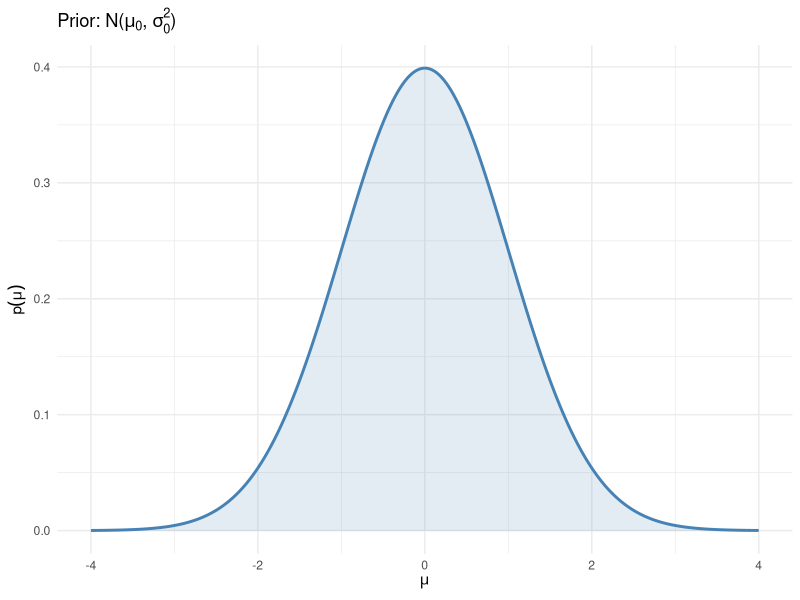
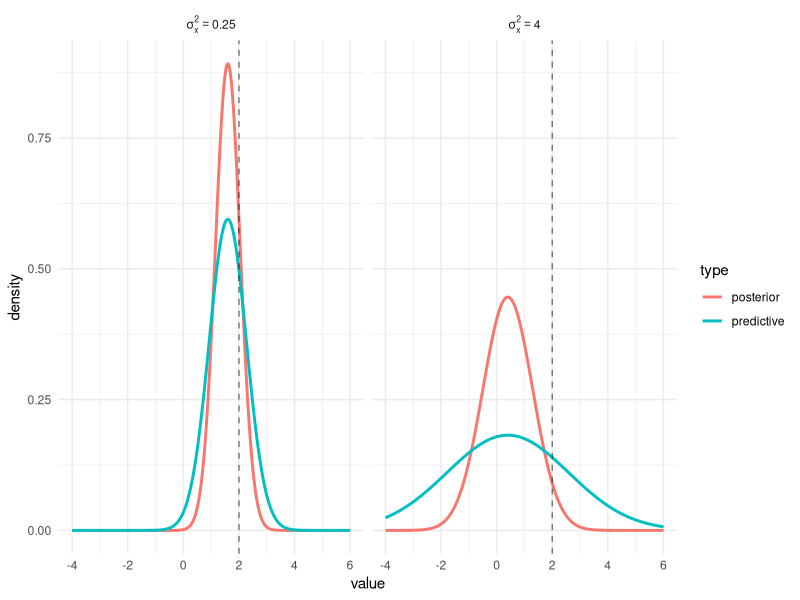
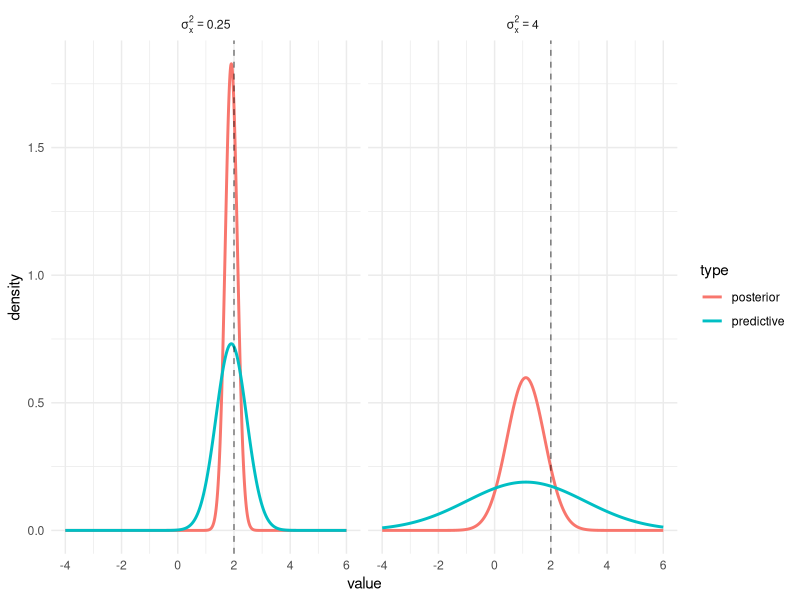
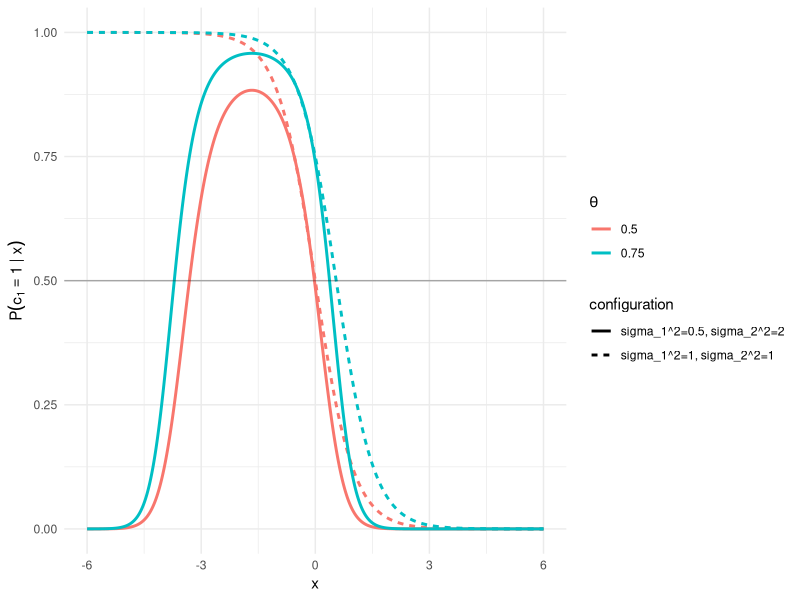
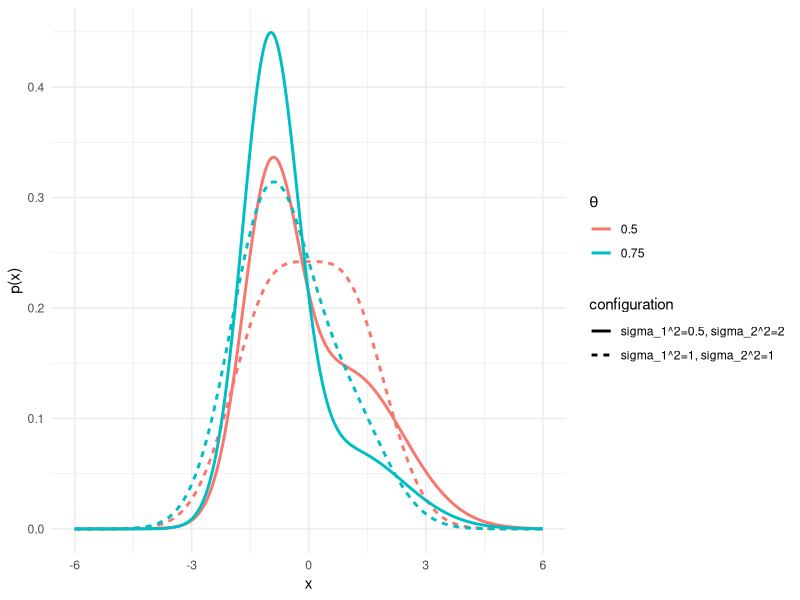
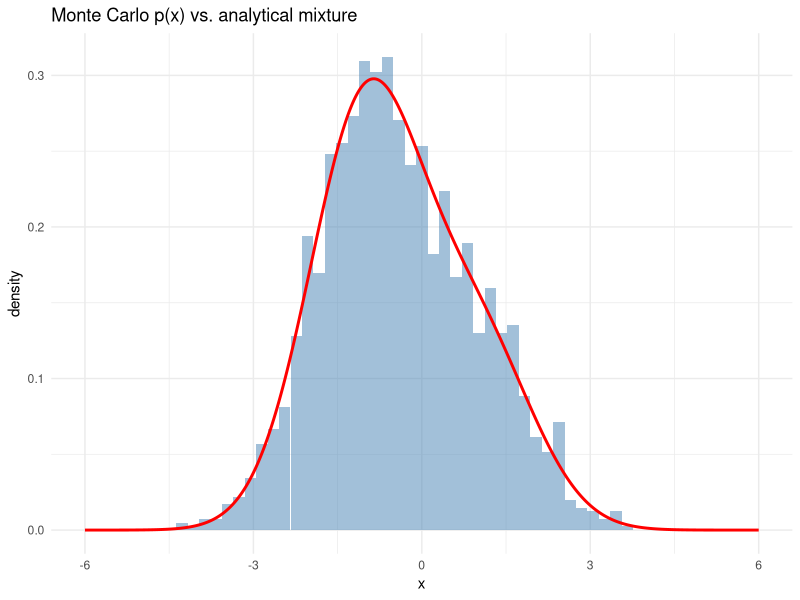

These figures' R source, in order:
## ---- chunk 1
knitr::opts_chunk$set(echo = TRUE)
## ---- chunk 2
library(ggplot2)
library(dplyr)
library(tidyr)
## ---- chunk 3
# SOLUTION
mu_0 <- 0
sigma_0_squared <- 1
mu_range <- seq(-4, 4, length.out = 1000)

prior_df <- data.frame(
  mu = mu_range,
  density = dnorm(mu_range, mu_0, sqrt(sigma_0_squared))
)

ggplot(prior_df, aes(x = mu, y = density)) +
  geom_line(color = "steelblue", linewidth = 1) +
  geom_area(fill = "steelblue", alpha = 0.15) +
  labs(x = expression(mu), y = expression(p(mu)),
       title = expression(paste("Prior: N(", mu[0], ", ", sigma[0]^2, ")"))) +
  theme_minimal()
## ---- chunk 4
# SOLUTION
# Conjugate Gaussian-Gaussian update.
# Returns a list with components post_mean, post_var, pred_var.
conjugate_update <- function(mu_0, sigma_0_squared, sigma_x_squared, data) {
  N <- length(data)
  sum_x <- sum(data)

  posterior_precision <- 1 / sigma_0_squared + N / sigma_x_squared
  post_mean <- (mu_0 / sigma_0_squared + sum_x / sigma_x_squared) / posterior_precision
  post_var  <- 1 / posterior_precision
  pred_var  <- post_var + sigma_x_squared

  list(post_mean = post_mean, post_var = post_var, pred_var = pred_var)
}
## ---- chunk 5
# SOLUTION
mu_0 <- 0
sigma_0_squared <- 1
x_1 <- c(2)
sigma_x_squared_values <- c(0.25, 4)
plot_range <- seq(-4, 6, length.out = 1000)

plot_df <- bind_rows(lapply(sigma_x_squared_values, function(sx2) {
  fit <- conjugate_update(mu_0, sigma_0_squared, sx2, x_1)
  data.frame(
    value = rep(plot_range, 2),
    density = c(dnorm(plot_range, fit$post_mean, sqrt(fit$post_var)),
                dnorm(plot_range, fit$post_mean, sqrt(fit$pred_var))),
    type = rep(c("posterior", "predictive"), each = length(plot_range)),
    sigma_x_squared = sx2
  )
}))

ggplot(plot_df, aes(x = value, y = density, color = type)) +
  geom_line(linewidth = 1) +
  geom_vline(xintercept = x_1, linetype = "dashed", alpha = 0.5) +
  facet_wrap(~ sigma_x_squared,
             labeller = label_bquote(sigma[x]^2 == .(sigma_x_squared))) +
  labs(x = "value", y = "density") +
  theme_minimal()
## ---- chunk 6
# SOLUTION
mu_0 <- 0
sigma_0_squared <- 1
data <- c(2.1, 2.5, 1.4, 2.2, 1.8)
sigma_x_squared_values <- c(0.25, 4)
plot_range <- seq(-4, 6, length.out = 1000)

plot_df <- bind_rows(lapply(sigma_x_squared_values, function(sx2) {
  fit <- conjugate_update(mu_0, sigma_0_squared, sx2, data)
  data.frame(
    value = rep(plot_range, 2),
    density = c(dnorm(plot_range, fit$post_mean, sqrt(fit$post_var)),
                dnorm(plot_range, fit$post_mean, sqrt(fit$pred_var))),
    type = rep(c("posterior", "predictive"), each = length(plot_range)),
    sigma_x_squared = sx2
  )
}))

ggplot(plot_df, aes(x = value, y = density, color = type)) +
  geom_line(linewidth = 1) +
  geom_vline(xintercept = mean(data), linetype = "dashed", alpha = 0.5) +
  facet_wrap(~ sigma_x_squared,
             labeller = label_bquote(sigma[x]^2 == .(sigma_x_squared))) +
  labs(x = "value", y = "density") +
  theme_minimal()
## ---- chunk 7
# SOLUTION
mu_1 <- -1
mu_2 <- 1
theta_values <- c(0.5, 0.75)
configs <- list(c(1, 1), c(0.5, 2))
x_range <- seq(-6, 6, length.out = 1000)

rows <- list()
for (theta in theta_values) {
  for (cfg in configs) {
    sigma_1_sq <- cfg[1]; sigma_2_sq <- cfg[2]
    lik1 <- dnorm(x_range, mu_1, sqrt(sigma_1_sq))
    lik2 <- dnorm(x_range, mu_2, sqrt(sigma_2_sq))
    posterior_c1 <- (theta * lik1) / (theta * lik1 + (1 - theta) * lik2)
    rows[[length(rows) + 1]] <- data.frame(
      x = x_range, prob = posterior_c1,
      theta = theta,
      config = sprintf("sigma_1^2=%s, sigma_2^2=%s", sigma_1_sq, sigma_2_sq)
    )
  }
}
plot_df <- bind_rows(rows)

ggplot(plot_df, aes(x = x, y = prob,
                    color = factor(theta), linetype = config)) +
  geom_line(linewidth = 1) +
  geom_hline(yintercept = 0.5, alpha = 0.3) +
  labs(x = "x", y = expression(P(c[1] == 1 ~ "|" ~ x)),
       color = expression(theta), linetype = "configuration") +
  theme_minimal()
## ---- chunk 8
# SOLUTION
mu_1 <- -1
mu_2 <- 1
theta_values <- c(0.5, 0.75)
configs <- list(c(1, 1), c(0.5, 2))
x_range <- seq(-6, 6, length.out = 1000)

rows <- list()
for (theta in theta_values) {
  for (cfg in configs) {
    sigma_1_sq <- cfg[1]; sigma_2_sq <- cfg[2]
    p_x <- theta * dnorm(x_range, mu_1, sqrt(sigma_1_sq)) +
           (1 - theta) * dnorm(x_range, mu_2, sqrt(sigma_2_sq))
    rows[[length(rows) + 1]] <- data.frame(
      x = x_range, density = p_x,
      theta = theta,
      config = sprintf("sigma_1^2=%s, sigma_2^2=%s", sigma_1_sq, sigma_2_sq)
    )
  }
}
plot_df <- bind_rows(rows)

ggplot(plot_df, aes(x = x, y = density,
                    color = factor(theta), linetype = config)) +
  geom_line(linewidth = 1) +
  labs(x = "x", y = "p(x)",
       color = expression(theta), linetype = "configuration") +
  theme_minimal()
## ---- chunk 9
# SOLUTION
set.seed(42)
N <- 2000
theta <- 0.7
mu_1 <- -1; mu_2 <- 1; sigma_1 <- 1; sigma_2 <- 1
x_range <- seq(-6, 6, length.out = 1000)

c_samples <- rbinom(N, 1, theta)            # 1 = category 1, 0 = category 2
x_samples <- ifelse(c_samples == 1,
                    rnorm(N, mu_1, sigma_1),
                    rnorm(N, mu_2, sigma_2))

analytical <- theta * dnorm(x_range, mu_1, sigma_1) +
              (1 - theta) * dnorm(x_range, mu_2, sigma_2)

ggplot(data.frame(x = x_samples), aes(x = x)) +
  geom_histogram(aes(y = after_stat(density)), bins = 60, alpha = 0.5,
                 fill = "steelblue") +
  geom_line(data = data.frame(x = x_range, density = analytical),
            aes(x = x, y = density), color = "red", linewidth = 1) +
  labs(title = "Monte Carlo p(x) vs. analytical mixture") +
  theme_minimal()
